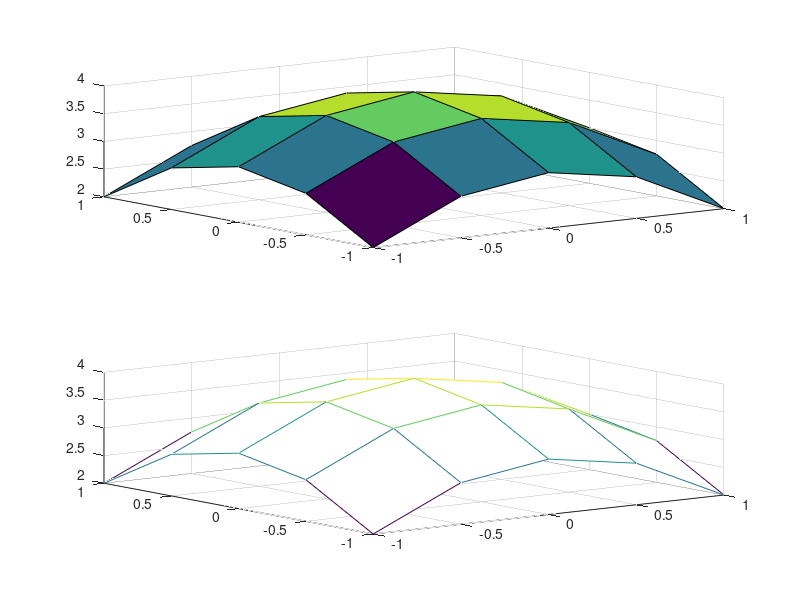

MATLAB code to generate this figure:
clc
clear
x = -1:0.5:1;
y = x;
[x, y] = meshgrid(x, y); % Creates matrix of z with all values in the x by y area
z = 4 - x.^2 - y.^2;
% z = 0 * x.^0 * y.^0;
subplot(2, 1, 1);
surf(x, y, z)
subplot(2, 1, 2)
mesh(x, y, z)